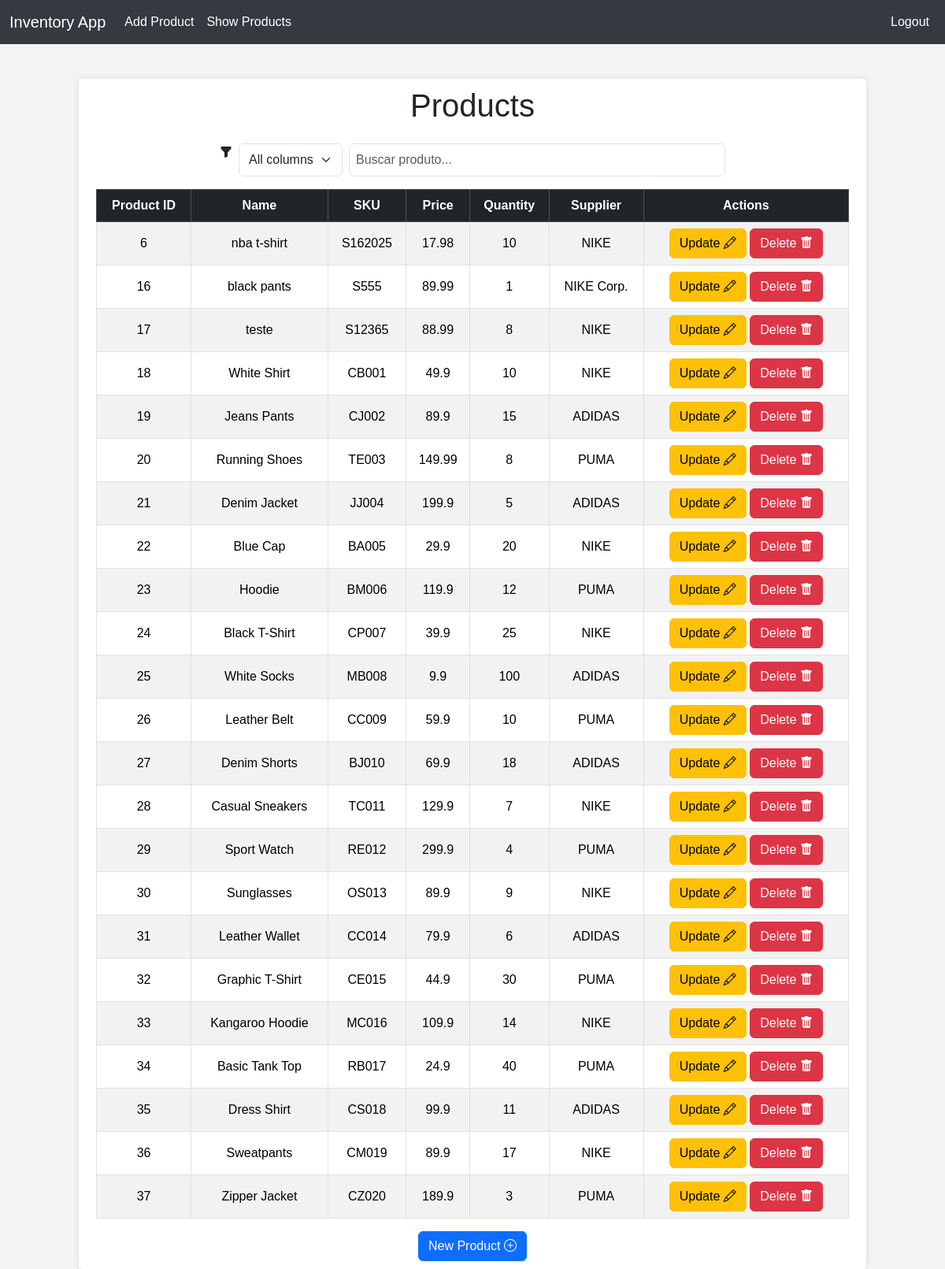
Page /list/ (signed in) on the earlier database version.
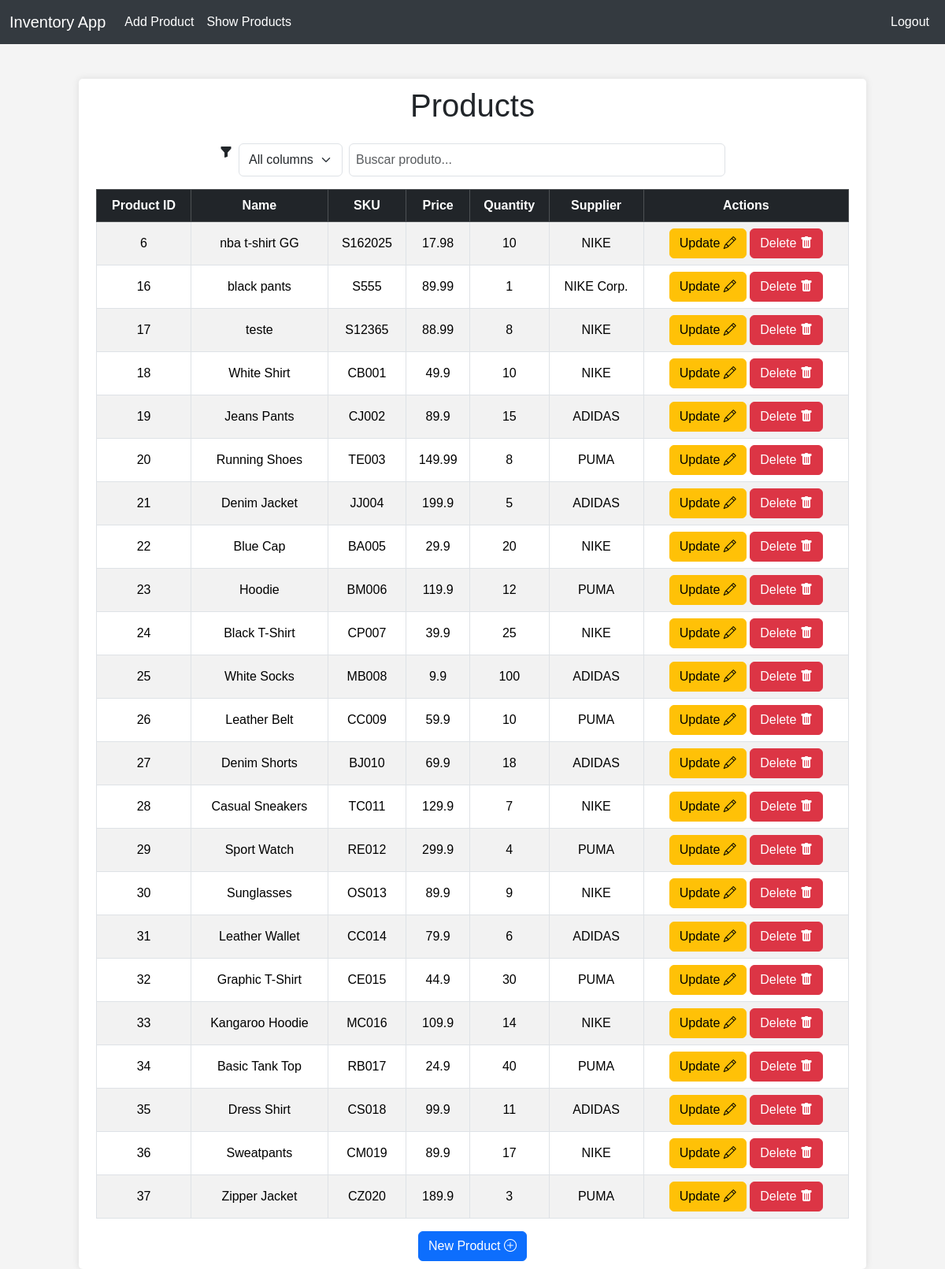
Same page on the later database version.
### invApp/models.py (models this page shows, shortened)
class Product(models.Model):
    product_id = models.AutoField(primary_key=True)
    name = models.CharField(max_length=100)
    sku = models.CharField(max_length=50, unique=True)
    price = models.FloatField()
    quantity = models.IntegerField()
    supplier = models.CharField(max_length=100)
    owner = models.ForeignKey(User, on_delete=models.CASCADE)

### invApp/views.py (the view)
# urls.py: path('list/', views.product_list_view, name='product_list'),
@login_required
def product_list_view(request):
    products = Product.objects.filter(owner=request.user)
    return render(request, 'invApp/product_list.html', {'products': products})

### invApp/templates/invApp/product_list.html (shortened to what this page needs)
{% extends "shared/layout.html" %}
{% block content %}
    <h1 class="text-center test">Products</h1>
    <div class="container-fluid table-responsive">
        <div class="mt-3 mb-3 text-center d-flex justify-content-center gap-2">
            <label for="columnSelect" class="form-label mb-0">
                <i class="bi bi-funnel-fill"></i>
            </label>
            <select id="columnSelect" class="form-select w-auto">
                <option value="all">All columns</option>
            </select>
            <input id="searchInput" type="text" class="form-control w-50" placeholder="Buscar produto...">
        </div>
        <table class="table table-bordered table-striped text-center">
            <thead class="table-dark">
                <tr>
                    <th>Product ID</th>
                    <th>Name</th>
                    <th>SKU</th>
                    <th>Price</th>
                    <th>Quantity</th>
                    <th>Supplier</th>
                    <th>Actions</th>
                </tr>
            </thead>
            <tbody id="productTableBody">
                {% for product in products %}
                    <tr>
                        <td>{{ product.product_id }}</td>
                        <td>{{ product.name }}</td>
                        <td>{{ product.sku }}</td>
                        <td>{{ product.price }}</td>
                        <td>{{ product.quantity }}</td>
                        <td>{{ product.supplier }}</td>
                        <td>
                            <a href="{% url 'product_update' product.product_id %}" class="btn btn-warning">Update <i class="bi bi-pencil"></i></a>
                            <a href="{% url 'product_delete' product.product_id %}" class="btn btn-danger">Delete <i class="bi bi-trash-fill"></i></a>
                        </td>
                    </tr>
                {% endfor %}
            </tbody>
        </table>
        <div class="text-center">
            <a href="{% url 'product_create' %}" class="btn btn-primary">New Product <i class="bi bi-plus-circle"></i></a>
        </div>
    </div>
{% endblock %}

Differences in the rows shown:
changed Product id 6: name "nba t-shirt" → "nba t-shirt GG"
